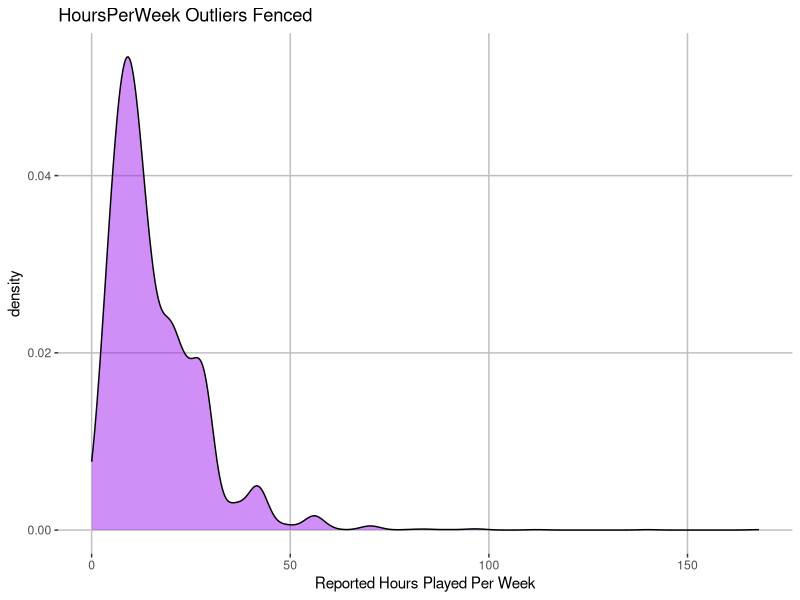
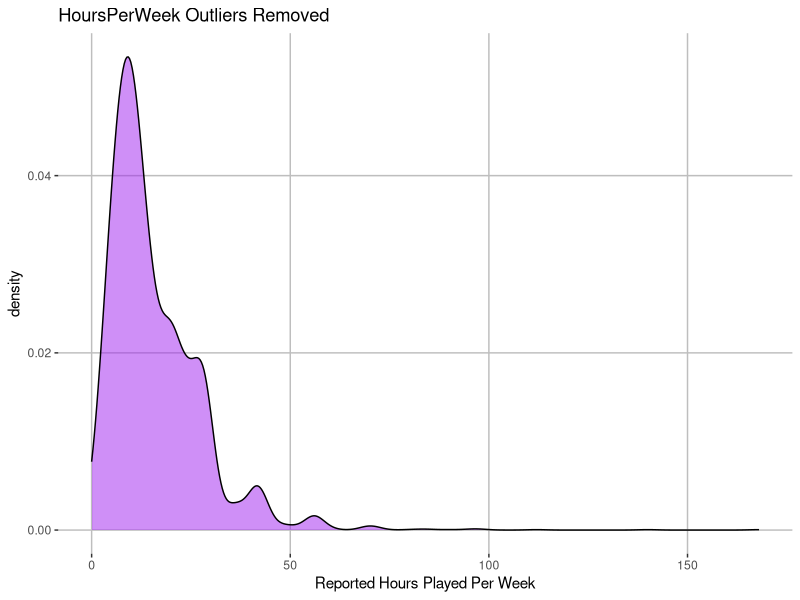
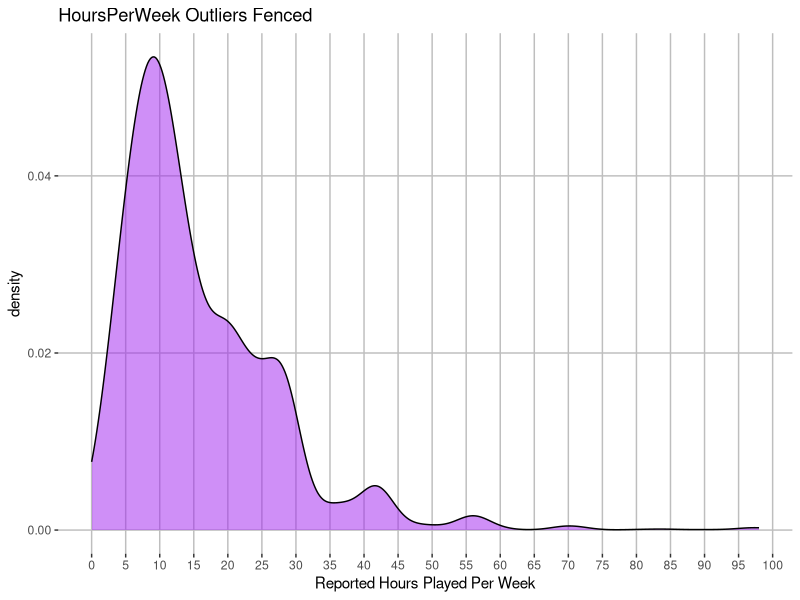
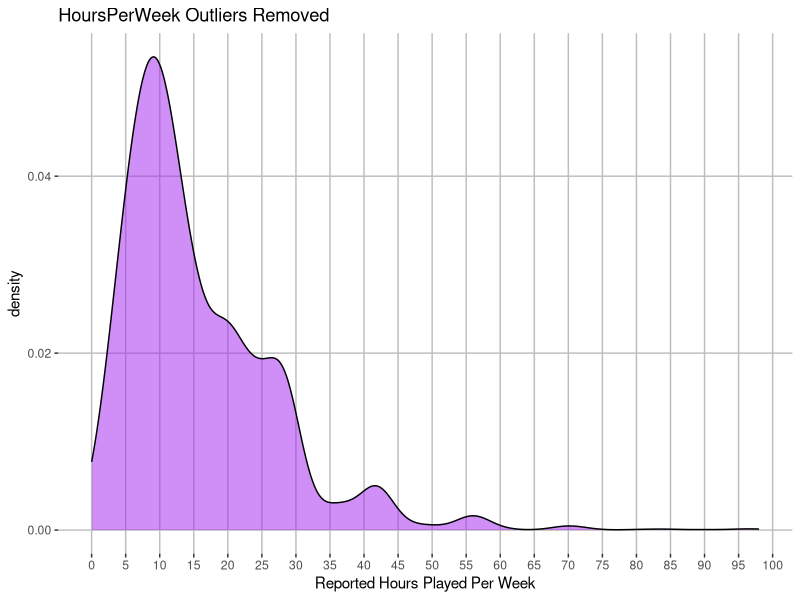
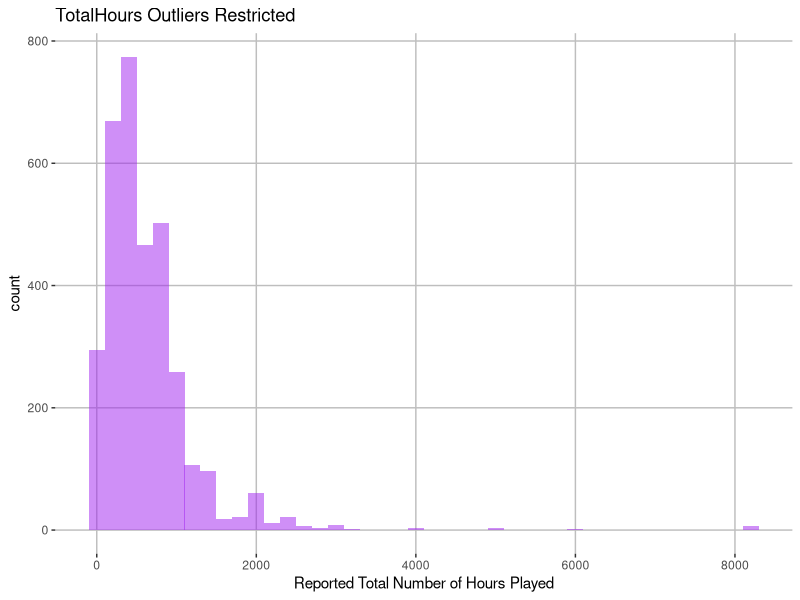
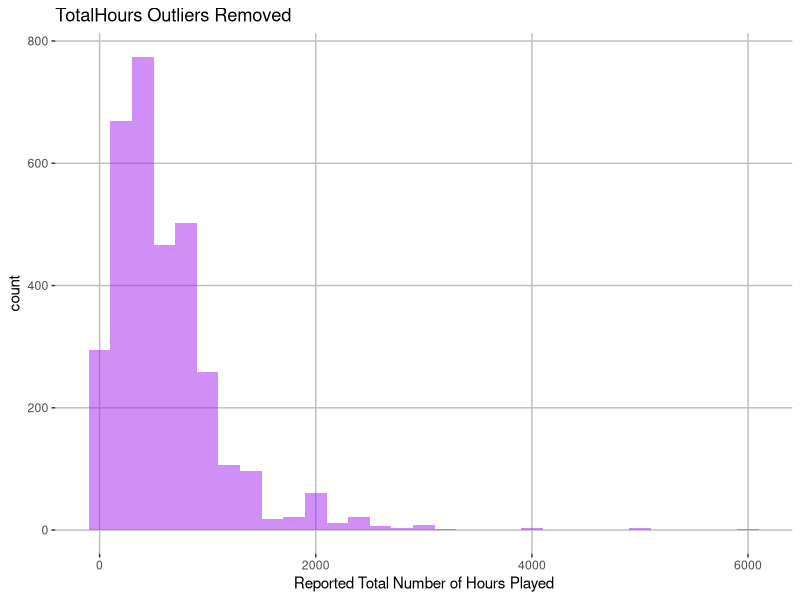
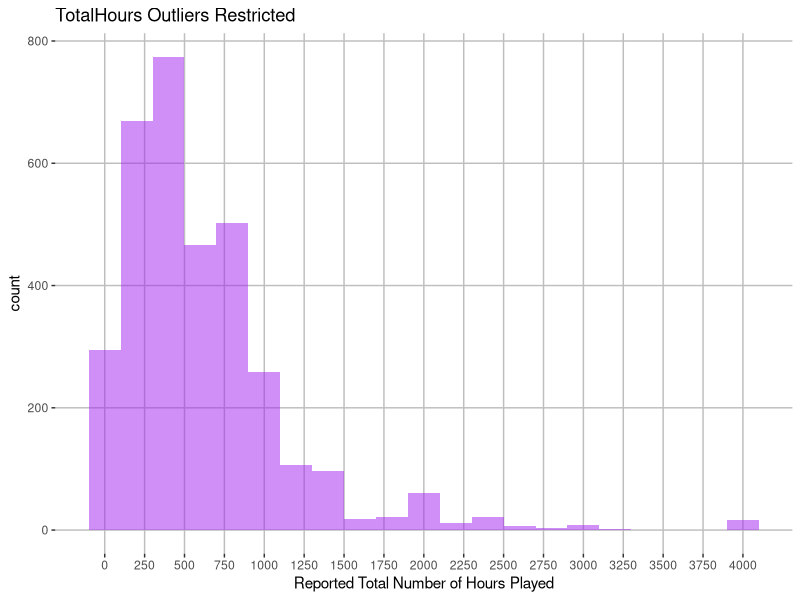
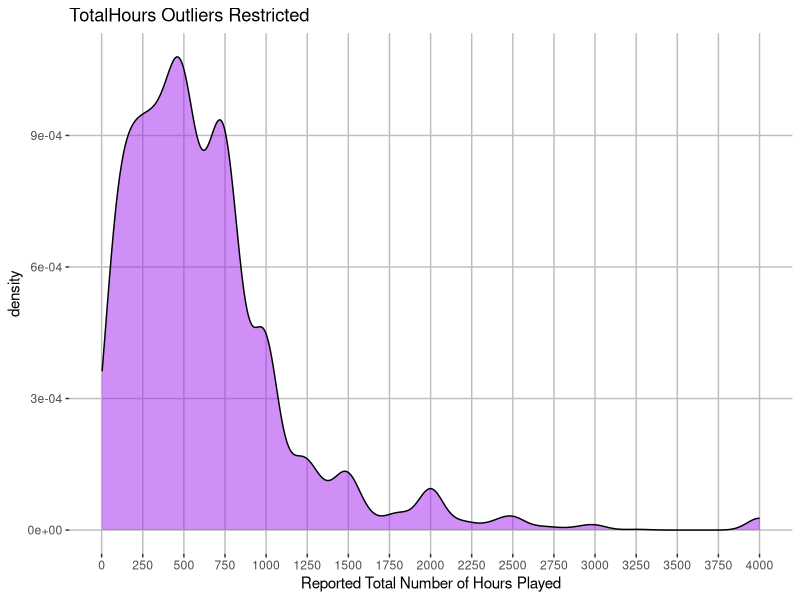

Recreate these plots in R, in order. (Note: this script raises an error after producing the figures.)
## ---- chunk 1

library(tidyverse)

sc <- read.csv('StarCraft2ReplayAnalysis-1.csv')

#Remove professional replays

sc <- filter(sc, sc$LeagueIndex != 8)

#Convert factors back to integers
#Automatically replace "NULL" string values with "NA"

sc$TotalHours <- as.integer(as.character(sc$TotalHours))
sc$HoursPerWeek <- as.integer(as.character(sc$HoursPerWeek))
sc$Age <- as.integer(as.character(sc$Age))

#Add a new variable "League" so that the values in the included "LeagueIndex" variable are associated with the names of each league

rank <- c('Bronze', 'Silver', 'Gold', 'Platinum', 'Diamond', 'Master', 'GrandMaster')
rank <- factor(rank, levels = c('Bronze', 'Silver', 'Gold', 'Platinum', 'Diamond', 'Master', 'GrandMaster'))
sc <- mutate(sc, League = rank[LeagueIndex])

## ---- chunk 2

ggplot(sc, aes(sc$HoursPerWeek)) + geom_density(bw = 2.5, fill = 'purple', alpha = .5) + labs(x = 'Reported Hours Played Per Week', title = 'HoursPerWeek Outliers Fenced') + theme(panel.background = element_rect(fill = 'white'), panel.grid.major =  element_line(color = 'gray'))

ggplot(sc, aes(sc$HoursPerWeek)) + geom_density(bw = 2.5, fill = 'purple', alpha = .5) + labs(x = 'Reported Hours Played Per Week', title = 'HoursPerWeek Outliers Removed') + theme(panel.background = element_rect(fill = 'white'), panel.grid.major =  element_line(color = 'gray'))

## ---- chunk 3

summary(sc$HoursPerWeek)
summary(sc$TotalHours)

## ---- chunk 4

#Restrict "HoursPerWeek" to a maximum value of 98

sc_restrict <- sc
sc_restrict$HoursPerWeek <- ifelse(sc_restrict$HoursPerWeek > 98, 98, sc_restrict$HoursPerWeek)

ggplot(sc_restrict, aes(sc_restrict$HoursPerWeek)) + geom_density(bw = 2.5, fill = 'purple', alpha = .5) + labs(x = 'Reported Hours Played Per Week', title = 'HoursPerWeek Outliers Fenced') + scale_x_continuous(breaks = c(seq(0, 100, by = 5))) + theme(panel.background = element_rect(fill = 'white'), panel.grid.major =  element_line(color = 'gray'))

#Remove data with "HoursPerWeek" values greater than 98

sc_remove <- sc
sc_remove <- filter(sc, HoursPerWeek <= 98)

summary(sc_restrict$HoursPerWeek)
summary(sc_remove$HoursPerWeek)

ggplot(sc_remove, aes(sc_remove$HoursPerWeek)) + geom_density(bw = 2.5, fill = 'purple', alpha = .5) + labs(x = 'Reported Hours Played Per Week', title = 'HoursPerWeek Outliers Removed') + scale_x_continuous(breaks = c(seq(0, 100, by = 5))) + theme(panel.background = element_rect(fill = 'white'), panel.grid.major =  element_line(color = 'gray'))

## ---- chunk 5

#Restrict "TotalHours" to a maximum value of 8,106

sc_restrict$TotalHours <- ifelse(sc_restrict$TotalHours > 8106, 8106, sc_restrict$TotalHours)
summary(sc_restrict$TotalHours)

ggplot(sc_restrict, aes(sc_restrict$TotalHours)) + geom_histogram(binwidth = 200, fill = 'purple', alpha = .5) + labs(x = 'Reported Total Number of Hours Played', title = 'TotalHours Outliers Restricted') + theme(panel.background = element_rect(fill = 'white'), panel.grid.major =  element_line(color = 'gray'))

#Remove data with "TotalHours" values greater than 8,106

sc_remove <- filter(sc_remove, TotalHours <= 8106)
summary(sc_remove$TotalHours)


ggplot(sc_remove, aes(sc_remove$TotalHours)) + geom_histogram(binwidth = 200, fill = 'purple', alpha = .5) + labs(x = 'Reported Total Number of Hours Played', title = 'TotalHours Outliers Removed') + theme(panel.background = element_rect(fill = 'white'), panel.grid.major =  element_line(color = 'gray'))

## ---- chunk 6

#Further restrict "TotalHours" to a maximum value of 4,000

sc_restrict$TotalHours <- ifelse(sc_restrict$TotalHours > 4000, 4000, sc_restrict$TotalHours)
summary(sc_restrict$TotalHours)

ggplot() + geom_histogram(data = sc_restrict, aes(x = sc_restrict$TotalHours), binwidth = 200, fill = 'purple', alpha = .5) + labs(x = 'Reported Total Number of Hours Played', title = 'TotalHours Outliers Restricted') + scale_x_continuous(breaks = c(seq(0, 4000, 250))) + theme(panel.background = element_rect(fill = 'white'), panel.grid.major =  element_line(color = 'gray'))

ggplot() + geom_density(data = sc_restrict, aes(x = sc_restrict$TotalHours), bw = 75, fill = 'purple', alpha = .5) + labs(x = 'Reported Total Number of Hours Played', title = 'TotalHours Outliers Restricted') + scale_x_continuous(breaks = c(seq(0, 4000, 250)))  + theme(panel.background = element_rect(fill = 'white'), panel.grid.major =  element_line(color = 'gray'))

#Further remove data with "TotalHours" values greater than 4,000


sc_remove <- filter(sc_remove, TotalHours <= 4000)
summary(sc_remove$TotalHours)

ggplot() + geom_histogram(data = sc_remove, aes(x = sc_remove$TotalHours), binwidth = 200, fill = 'purple', alpha = .5) + labs(x = 'Reported Total Number of Hours Played', title = 'TotalHours Outliers Removed') + scale_x_continuous(breaks = c(seq(0, 4000, 250))) + theme(panel.background = element_rect(fill = 'white'), panel.grid.major =  element_line(color = 'gray'))

ggplot() + geom_density(data = sc_remove, aes(x = sc_remove$TotalHours), bw = 75, fill = 'purple', alpha = .5) + labs(x = 'Reported Total Number of Hours Played', title = 'TotalHours Outliers Removed') + scale_x_continuous(breaks = c(seq(0, 4000, 250)))  + theme(panel.background = element_rect(fill = 'white'), panel.grid.major =  element_line(color = 'gray'))

## ---- chunk 7

#Continuing the analysis by removing outlier values rather than restricting them

sc <- sc_remove

summary(sc$Age)

ggplot(sc %>% filter(HoursPerWeek < 50), mapping = aes(x = League, y = Age)) + geom_col(alpha= 0.3, color = 'purple') + labs(title='Age vs. League') + theme(panel.background = element_rect(fill = 'white'), panel.grid.major =  element_line(color = 'gray'))

ggplot(sc, aes(sc$Age)) + geom_histogram(binwidth = 1, fill = 'purple', alpha = .5) + scale_x_continuous(breaks = c(seq(10,44, 2))) + labs(x = 'Age of the Participant') + theme(panel.background = element_rect(fill = 'white'), panel.grid.major =  element_line(color = 'gray'))


ggplot(sc, aes(sc$Age)) + geom_density(bw = .5, fill = 'purple', alpha = .5) + labs(x = 'Age of the Participant') + theme(panel.background = element_rect(fill = 'white'), panel.grid.major =  element_line(color = 'gray')) + scale_x_continuous(breaks = c(seq(10,44, 2)))

## ---- chunk 8
summary(sc$APM)

ggplot(sc, aes(sc$APM)) + geom_density(bw = 3, fill = 'purple', alpha = .5) + labs(x = 'Actions Per Minute') + theme(panel.background = element_rect(fill = 'white'), panel.grid.major =  element_line(color = 'gray')) + scale_x_continuous(breaks = c(seq(20,400, 20)))

## ---- chunk 9

ggplot(sc, aes(sc$League, sc$APM)) + geom_boxplot(outlier.color = 'blue', fill = 'purple', alpha = 0.5) + theme(panel.background = element_rect(fill = 'white'), panel.grid.major =  element_line(color = 'gray')) + labs(x = 'League', y = 'Actions per Minute') + scale_y_continuous(breaks = c(seq(0, 400, 25)))

## ---- chunk 10

#Remove data points belonging to Diamond and Master League that have over 275 APM

sc <- sc[!(sc$APM > 275 & sc$League == 'Diamond'),]
sc <- sc[!(sc$APM > 275 & sc$League == 'Master'),]

ggplot(sc, aes(sc$APM)) + geom_density(bw = 3, fill = 'purple', alpha = .5) + labs(x = 'Actions Per Minute') + theme(panel.background = element_rect(fill = 'white'), panel.grid.major =  element_line(color = 'gray')) + scale_x_continuous(breaks = c(seq(20,400, 20)))

## ---- chunk 11

ggplot(sc, aes(sc$League, sc$APM)) + geom_boxplot(outlier.color = 'blue', fill = 'purple', alpha = 0.5) + geom_smooth(method = 'loess', se = FALSE, color = 'blue', size = 1.5, aes(group = 1)) + theme(panel.background = element_rect(fill = 'white'), panel.grid.major =  element_line(color = 'gray')) + labs(x = 'League', y = 'Actions Per Minute') + scale_y_continuous(breaks = c(seq(0, 400, 25)))

## ---- chunk 12

ggplot(sc, aes(sc$League, sc$WorkersMade*88.5*60)) + geom_violin(fill = 'purple', alpha = 0.5, draw_quantiles = c(0.5)) + geom_smooth(method = 'loess', se = FALSE, color = 'blue', size = 1.5, aes(group = 1)) + theme(panel.background = element_rect(fill = 'white'), panel.grid.major =  element_line(color = 'gray')) + labs(x = 'League', y = 'Workers Produced per Minute') + scale_y_continuous(breaks = c(seq(0,30, 2)))

#Display summary statistics for "WorkersMade" for each league

for(league in rank) {
  print(league)
  print(summary(filter(sc, sc$League == league)$WorkersMade*88.5*60))
}

## ---- chunk 13

ggplot(sc, aes(sc$League, sc$MinimapAttacks*88.5*60)) + geom_boxplot(outlier.color = 'blue', fill = 'purple', alpha = 0.5) +  theme(panel.background = element_rect(fill = 'white'), panel.grid.major =  element_line(color = 'gray')) + labs(x = 'League', y = 'Minimap Attack Commands Issued per Minute')


ggplot(sc, aes(sc$League, sc$MinimapRightClicks*88.5*60)) + geom_boxplot(outlier.color = 'blue', fill = 'purple', alpha = 0.5) + theme(panel.background = element_rect(fill = 'white'), panel.grid.major =  element_line(color = 'gray')) + labs(x = 'League', y = 'Minimap Right Clicks Performed per Minute')


## ---- chunk 14

#Remove the "MinimapAttacks" outlier values and convert the values in terms of minutes

sc <- filter(sc, sc$MinimapAttacks <= 0.001003)

ggplot(sc, aes(sc$League, sc$MinimapAttacks*88.5*60)) + geom_boxplot(outlier.color = 'blue', fill = 'purple', alpha = 0.5) + geom_smooth(method = 'loess', se = FALSE, color = 'blue', size = 1.5, aes(group = 1)) + theme(panel.background = element_rect(fill = 'white'), panel.grid.major =  element_line(color = 'gray')) + labs(x = 'League', y = 'Minimap Attack Commands Issued per Minute') + scale_y_continuous(breaks = c(seq(0,7, 0.25)))

for(league in rank) {
  print(league)
  print(summary(filter(sc, sc$League == league)$MinimapAttacks*88.5*60))
}

## ---- chunk 15

#Remove the "MinimapRightClicks" outlier values and convert the values in terms of minutes

sc <- filter(sc, sc$MinimapRightClicks <= 0.0028)

ggplot(sc, aes(sc$League, sc$MinimapRightClicks*88.5*60)) + geom_boxplot(outlier.color = 'blue', fill = 'purple', alpha = 0.5) + geom_smooth(method = 'loess', se = FALSE, color = 'blue', size = 1.5, aes(group = 1)) + theme(panel.background = element_rect(fill = 'white'), panel.grid.major =  element_line(color = 'gray')) + labs(x = 'League', y = 'Minimap Right Clicks Performed per Minute') + scale_y_continuous(breaks = c(seq(0, 15, 1)))

for(league in rank) {
  print(league)
  print(summary(filter(sc, sc$League == league)$MinimapRightClicks*88.5*60))
}

## ---- chunk 16

ggplot(sc, aes(sc$League, sc$AssignToHotkeys*88.5*60)) + geom_boxplot(outlier.color = 'blue', fill = 'purple', alpha = 0.5) + theme(panel.background = element_rect(fill = 'white'), panel.grid.major =  element_line(color = 'gray')) + labs(x = 'League', y = 'Hotkey Assignments Made per Minute')

## ---- chunk 17

#Remove outlier values for the "AssignToHotkeys" variable

sc <- filter(sc, sc$AssignToHotkeys*88.5*60 <= 6.5)

ggplot(sc, aes(sc$League, sc$AssignToHotkeys*88.5*60)) + geom_boxplot(outlier.color = 'blue', fill = 'purple', alpha = 0.5) + geom_smooth(method = 'loess', se = FALSE, color = 'blue', size = 1.5, aes(group = 1)) + theme(panel.background = element_rect(fill = 'white'), panel.grid.major =  element_line(color = 'gray')) + labs(x = 'League', y = 'Hotkey Assignments Made per Minute') + scale_y_continuous(breaks = c(seq(0,7, 0.5)))

for(league in rank) {
  print(league)
  print(summary(filter(sc, sc$League == league)$AssignToHotkeys*88.5*60))
}

## ---- chunk 18

ggplot(sc, aes(sc$League, sc$SelectByHotkeys*88.5*60)) + geom_boxplot(outlier.color = 'blue', fill = 'purple', alpha = 0.5) + theme(panel.background = element_rect(fill = 'white'), panel.grid.major =  element_line(color = 'gray')) + labs(x = 'League', y = 'Hotkey Groups Selected per Minute')

## ---- chunk 19

#Remove outlier values for the "SelectByHotkeys" variable and convert the values in terms of minutes

sc <- filter(sc, sc$SelectByHotkeys*88.5*60 < 150)

ggplot(sc, aes(sc$League, sc$SelectByHotkeys*88.5*60)) + geom_boxplot(outlier.color = 'blue', fill = 'purple', alpha = 0.5) + geom_smooth(method = 'loess', se = FALSE, color = 'blue', size = 1.2, aes(group = 1)) + theme(panel.background = element_rect(fill = 'white'), panel.grid.major =  element_line(color = 'gray')) + labs(x = 'League', y = 'Hotkey Groups Selected per Minute') + scale_y_continuous(breaks = c(seq(0,200, 10)))

for(league in rank) {
  print(league)
  print(summary(filter(sc, sc$League == league)$SelectByHotkeys*88.5*60))
}

## ---- chunk 20

ggplot(sc, aes(sc$League, sc$TotalMapExplored*88.5*60)) + geom_boxplot(outlier.color = 'blue', fill = 'purple', alpha = 0.5) + theme(panel.background = element_rect(fill = 'white'), panel.grid.major =  element_line(color = 'gray')) + labs(x = 'League', y = 'Number of 24x24 Map Grids Explored per Minute')+ scale_y_continuous(breaks = c(seq(0,5, 0.25)))

## ---- chunk 21

#Remove outlier values for the "TotalMapExplored" variable and convert the values in terms of minutes

sc <- filter(sc, sc$TotalMapExplored < 0.00074)

ggplot(sc, aes(sc$League, sc$TotalMapExplored*88.5*60)) + geom_boxplot(outlier.color = 'blue', fill = 'purple', alpha = 0.5) + geom_smooth(method = 'loess', se = FALSE, color = 'blue', size = 1.2, aes(group = 1)) + theme(panel.background = element_rect(fill = 'white'), panel.grid.major =  element_line(color = 'gray')) + labs(x = 'League', y = 'Number of 24x24 Map Grids Explored per Minute') + scale_y_continuous(breaks = c(seq(0,5, 0.25)))

for(league in rank) {
  print(league)
  print(summary(filter(sc, sc$League == league)$TotalMapExplored*88.5*60))
}

## ---- chunk 22

ggplot(sc, aes(sc$League, sc$UniqueUnitsMade*88.5*60)) + geom_boxplot(outlier.color = 'blue', fill = 'purple', alpha = 0.5) + theme(panel.background = element_rect(fill = 'white'), panel.grid.major =  element_line(color = 'gray')) + labs(x = 'League', y = 'Unique Units Made per Minute') + scale_y_continuous(breaks = c(seq(0, 1.1, 0.05)))

## ---- chunk 23

ggplot(sc, aes(sc$League, sc$UniqueUnitsMade*sc$MaxTimeStamp)) + geom_boxplot(outlier.color = 'blue', fill = 'purple', alpha = 0.5) + theme(panel.background = element_rect(fill = 'white'), panel.grid.major =  element_line(color = 'gray')) + labs(x = 'League', y = 'Unique Units Made per Game') + scale_y_continuous(breaks = c(seq(0,15, 1)))

## ---- chunk 24

ggplot(sc, aes(sc$League, sc$ComplexAbilityUsed*88.5*60)) + geom_boxplot(outlier.color = 'blue', fill = 'purple', alpha = 0.5) + theme(panel.background = element_rect(fill = 'white'), panel.grid.major =  element_line(color = 'gray')) + labs(x = 'League', y = 'Targeted Abilities Used per Minute')

ggplot(sc, aes(sc$League, sc$ComplexUnitsMade*88.5*60)) + geom_boxplot(outlier.color = 'blue', fill = 'purple', alpha = 0.5) + theme(panel.background = element_rect(fill = 'white'), panel.grid.major =  element_line(color = 'gray')) + labs(x = 'League', y = 'Advanced Units Produced per Minute')

## ---- chunk 25

#Remove outlier values for "ComplexAbilityUsed" and convert the values in terms of minutes

sc <- filter(sc, sc$ComplexAbilityUsed < 0.00188)

ggplot(sc, aes(sc$League, sc$ComplexAbilityUsed*88.5*60)) + geom_boxplot(outlier.color = 'blue', fill = 'purple', alpha = 0.5) + geom_smooth(method = 'loess', se = FALSE, color = 'blue', size = 1.2, aes(group = 1)) + theme(panel.background = element_rect(fill = 'white'), panel.grid.major =  element_line(color = 'gray')) + labs(x = 'League', y = 'Targeted Abilities Used per Minute') + scale_y_continuous(breaks = c(seq(0,10, 0.5)))

for(league in rank) {
  print(league)
  print(summary(filter(sc, sc$League == league)$ComplexAbilityUsed*88.5*60))
}

## ---- chunk 26

#Remove outlier values for "ComplexUnitsMade" and convert the values in terms of minutes

sc <- filter(sc, sc$ComplexUnitsMade < 0.00075)

ggplot(sc, aes(sc$League, sc$ComplexUnitsMade*88.5*60)) + geom_boxplot(outlier.color = 'blue', fill = 'purple', alpha = 0.5) + geom_smooth(method = 'loess', se = FALSE, color = 'blue', size = 1.2, aes(group = 1)) + theme(panel.background = element_rect(fill = 'white'), panel.grid.major =  element_line(color = 'gray')) + labs(x = 'League', y = 'Advanced Units Produced per Minute') + scale_y_continuous(breaks = c(seq(0,4, 0.25)))

for(league in rank) {
  print(league)
  print(summary(filter(sc, sc$League == league)$ComplexUnitsMade*88.5*60))
}

## ---- chunk 27

ggplot(sc, aes(sc$League, sc$UniqueHotkeys*88.5*60)) + geom_boxplot(outlier.color = 'blue', fill = 'purple', alpha = 0.5) + geom_smooth(method = 'loess', se = FALSE, color = 'blue', size = 1.2, aes(group = 1)) + theme(panel.background = element_rect(fill = 'white'), panel.grid.major =  element_line(color = 'gray')) + labs(x = 'League', y = 'Unique Hotkeys Used per Minute') + scale_y_continuous(breaks = c(seq(0, 2, 0.1)))

#Display summary statistics for "UniqueHotkeys" for each league

for(league in rank) {
  print(league)
  print(summary(filter(sc, sc$League == league)$UniqueHotkeys*88.5*60))
}

## ---- chunk 28

library(corrplot)
library(viridis)

#Visualize correlation coefficients between "Age" and all other variables

compare_age <- data.frame(c(sc[3], sc[6:11], sc[16:17], sc[19:20]))
corr_age <- cor(compare_age)
corrplot.mixed(corr_age, lower = 'number', upper = 'ellipse', col = viridis(256), title = 'Correlations with Player Age', mar=c(0,0,1,0))

#Visualize correlation coefficients between "HoursPerWeek" and all other variables

compare_week <- data.frame(c(sc[4], sc[6:11], sc[16:17], sc[19:20]))
corr_week <- cor(compare_week)
corrplot.mixed(corr_week, lower = 'number', upper = 'ellipse', col = viridis(256), title = 'Correlations with Hours Played per Week', mar=c(0,0,1,0))

#Visualize correlation coefficients between "TotalHours" and all other variables

compare_total <- data.frame(c(sc[5], sc[6:11], sc[16:17], sc[19:20]))
corr_total <- cor(compare_total)
corrplot.mixed(corr_total, lower = 'number', upper = 'ellipse', col = viridis(256), title = 'Correlations with Total Hours Played', mar=c(0,0,1,0))

## ---- chunk 29

ggplot(sc, aes(Age, APM)) + geom_point(color = 'purple', alpha = 0.25) + theme(panel.background = element_rect(fill = 'white'), panel.grid.major =  element_line(color = 'gray')) + labs(x = 'Player Age', y = 'Actions Per Minute') + geom_smooth(method = 'lm', se = FALSE, color = 'blue', size = 1.2, aes(group = 1)) + scale_y_continuous(breaks = c(seq(0, 400, 25)))

ggplot(sc, aes(Age, SelectByHotkeys*88.5*60)) + geom_point(color = 'purple', alpha = 0.25) + theme(panel.background = element_rect(fill = 'white'), panel.grid.major =  element_line(color = 'gray')) + labs(x = 'Player Age', y = 'Hotkey Groups Selected per Minute')  + geom_smooth(method = 'lm', se = FALSE, color = 'blue', size = 1.2, aes(group = 1)) + scale_y_continuous(breaks = c(seq(0,200, 25)))

ggplot(sc, aes(Age, AssignToHotkeys*88.5*60)) + geom_point(color = 'purple', alpha = 0.25) + theme(panel.background = element_rect(fill = 'white'), panel.grid.major =  element_line(color = 'gray')) + labs(x = 'Player Age', y = 'Hotkey Assignments Made per Minute') + geom_smooth(method = 'lm', se = FALSE, color = 'blue', size = 1.2, aes(group = 1)) + scale_y_continuous(breaks = c(seq(0,7, 0.5)))

## ---- chunk 30

ggplot(sc, aes(Age, UniqueHotkeys*88.5*60)) + geom_point(color = 'purple', alpha = 0.25) + theme(panel.background = element_rect(fill = 'white'), panel.grid.major =  element_line(color = 'gray')) + labs(x = 'Player Age', y = 'Unique Hotkeys Used per Minute') + geom_smooth(method = 'lm', se = FALSE, color = 'blue', size = 1.2, aes(group = 1)) + scale_y_continuous(breaks = c(seq(0, 2, 0.1)))

## ---- chunk 31

ggplot(sc, aes(HoursPerWeek, APM)) + geom_point(color = 'purple', alpha = 0.25) + theme(panel.background = element_rect(fill = 'white'), panel.grid.major =  element_line(color = 'gray')) + labs(x = 'Reported Hours Played Per Week', y = 'Actions Per Minute') + geom_smooth(method = 'lm', se = FALSE, color = 'blue', size = 1.2, aes(group = 1)) + scale_y_continuous(breaks = c(seq(0, 400, 25))) + scale_x_continuous(breaks = c(seq(0, 100, by = 5)))

ggplot(sc, aes(HoursPerWeek, SelectByHotkeys*88.5*60)) + geom_point(color = 'purple', alpha = 0.25) + theme(panel.background = element_rect(fill = 'white'), panel.grid.major =  element_line(color = 'gray')) + labs(x = 'Reported Hours Played Per Week', y = 'Hotkey Groups Selected per Minute')  + geom_smooth(method = 'lm', se = FALSE, color = 'blue', size = 1.2, aes(group = 1)) + scale_y_continuous(breaks = c(seq(0,200, 25))) + scale_x_continuous(breaks = c(seq(0, 100, by = 5)))

ggplot(sc, aes(HoursPerWeek, AssignToHotkeys*88.5*60)) + geom_point(color = 'purple', alpha = 0.25) + theme(panel.background = element_rect(fill = 'white'), panel.grid.major =  element_line(color = 'gray')) + labs(x = 'Reported Hours Played Per Week', y = 'Hotkey Assignments Made per Minute') + geom_smooth(method = 'lm', se = FALSE, color = 'blue', size = 1.2, aes(group = 1)) + scale_y_continuous(breaks = c(seq(0,7, 0.5))) + scale_x_continuous(breaks = c(seq(0, 100, 5)))

## ---- chunk 32

ggplot(sc, aes(TotalHours, APM)) + geom_point(color = 'purple', alpha = 0.25) + theme(panel.background = element_rect(fill = 'white'), panel.grid.major =  element_line(color = 'gray')) + labs(x = 'Reported Total Number of Hours Played', y = 'Actions Per Minute') + geom_smooth(method = 'lm', se = FALSE, color = 'blue', size = 1.2, aes(group = 1)) + scale_y_continuous(breaks = c(seq(0, 400, 25))) + scale_x_continuous(breaks = c(seq(0, 4000, 250)))

ggplot(sc, aes(TotalHours, SelectByHotkeys*88.5*60)) + geom_point(color = 'purple', alpha = 0.25) + theme(panel.background = element_rect(fill = 'white'), panel.grid.major =  element_line(color = 'gray')) + labs(x = 'Reported Total Number of Hours Played', y = 'Hotkey Groups Selected per Minute')  + geom_smooth(method = 'lm', se = FALSE, color = 'blue', size = 1.2, aes(group = 1)) + scale_y_continuous(breaks = c(seq(0,200, 25))) +  scale_x_continuous(breaks = c(seq(0, 4000, 250)))

ggplot(sc, aes(TotalHours, AssignToHotkeys*88.5*60)) + geom_point(color = 'purple', alpha = 0.25) + theme(panel.background = element_rect(fill = 'white'), panel.grid.major =  element_line(color = 'gray')) + labs(x = 'Reported Total Number of Hours Played', y = 'Hotkey Assignments Made per Minute') + geom_smooth(method = 'lm', se = FALSE, color = 'blue', size = 1.2, aes(group = 1)) + scale_y_continuous(breaks = c(seq(0,7, 0.5))) +  scale_x_continuous(breaks = c(seq(0, 4000, 250)))

## ---- chunk 33

library(gridExtra)

workers <- ggplot(sc, aes(sc$League, sc$WorkersMade*88.5*60)) + geom_boxplot(outlier.shape = NA, fill = 'purple', alpha = 0.25) + geom_smooth(method = 'loess', se = FALSE, color = 'blue', size = 0.75, aes(group = 1)) + theme(panel.background = element_rect(fill = 'white'), axis.title.x = element_blank(), axis.text.x = element_blank(), axis.ticks.x = element_blank(), axis.title.y = element_blank(), axis.text.y = element_blank(), axis.ticks.y = element_blank(), plot.title = element_text(size = 10)) + labs(title = '1) Workers Produced per Minute')

minimapattacks <- ggplot(sc, aes(sc$League, sc$MinimapRightClicks*88.5*60)) + geom_boxplot(outlier.shape = NA, fill = 'purple', alpha = 0.25) + geom_smooth(method = 'loess', se = FALSE, color = 'blue', size = 1.5, aes(group = 1)) + theme(panel.background = element_rect(fill = 'white'), axis.title.x = element_blank(), axis.text.x = element_blank(), axis.ticks.x = element_blank(), axis.title.y = element_blank(), axis.text.y = element_blank(), axis.ticks.y = element_blank(), plot.title = element_text(size = 10)) + labs(title = '2) Minimap Attacks Commands Issued per Minute') + scale_y_continuous(breaks = c(seq(0, 15, 1)))

minimaprightclicks <- ggplot(sc, aes(sc$League, sc$MinimapRightClicks*88.5*60)) + geom_boxplot(outlier.shape = NA, fill = 'purple', alpha = 0.25) + theme(panel.background = element_rect(fill = 'white'), panel.grid.major =  element_line(color = 'gray')) + labs(x = 'League', y = '3) Minimap Right Clicks Performed per Minute')

assignhotkeys <- ggplot(sc, aes(sc$League, sc$AssignToHotkeys*88.5*60)) + geom_boxplot(outlier.shape = NA, fill = 'purple', alpha = 0.25) + geom_smooth(method = 'loess', se = FALSE, color = 'blue', size = 0.75, aes(group = 1)) + theme(panel.background = element_rect(fill = 'white'), axis.title.x = element_blank(), axis.text.x = element_blank(), axis.ticks.x = element_blank(), axis.title.y = element_blank(), axis.text.y = element_blank(), axis.ticks.y = element_blank(), plot.title = element_text(size = 10)) + labs(title = '4) Hotkey Assignments Made per Minute')

selecthotkeys <- ggplot(sc, aes(sc$League, sc$SelectByHotkeys*88.5*60)) + geom_boxplot(outlier.shape = NA, fill = 'purple', alpha = 0.25) + geom_smooth(method = 'loess', se = FALSE, color = 'blue', size = 0.75, aes(group = 1)) + theme(panel.background = element_rect(fill = 'white'), axis.title.x = element_blank(), axis.text.x = element_blank(), axis.ticks.x = element_blank(), axis.title.y = element_blank(), axis.text.y = element_blank(), axis.ticks.y = element_blank(), plot.title = element_text(size = 10)) + labs(title = '5) Hotkey Groups Selected per Minute')

mapexplored <- ggplot(sc, aes(sc$League, sc$TotalMapExplored*88.5*60)) + geom_boxplot(outlier.shape = NA, fill = 'purple', alpha = 0.25) + geom_smooth(method = 'loess', se = FALSE, color = 'blue', size = 0.75, aes(group = 1)) + theme(panel.background = element_rect(fill = 'white'), axis.title.x = element_blank(), axis.text.x = element_blank(), axis.ticks.x = element_blank(), axis.title.y = element_blank(), axis.text.y = element_blank(), axis.ticks.y = element_blank(), plot.title = element_text(size = 10)) + labs(title = '6) Number of 24x24 Map Grids Explored per Minute')

complexability <- ggplot(sc, aes(sc$League, sc$ComplexAbilityUsed*88.5*60)) + geom_boxplot(outlier.shape = NA, fill = 'purple', alpha = 0.25) + geom_smooth(method = 'loess', se = FALSE, color = 'blue', size = 0.75, aes(group = 1)) + theme(panel.background = element_rect(fill = 'white'), axis.title.x = element_blank(), axis.text.x = element_blank(), axis.ticks.x = element_blank(), axis.title.y = element_blank(), axis.text.y = element_blank(), axis.ticks.y = element_blank(), plot.title = element_text(size = 10)) + labs(title = '7) Targeted Abilities Used per Minute')

complexunits <- ggplot(sc, aes(sc$League, sc$ComplexUnitsMade*88.5*60)) + geom_boxplot(outlier.shape = NA, fill = 'purple', alpha = 0.25) + geom_smooth(method = 'loess', se = FALSE, color = 'blue', size = 0.75, aes(group = 1)) + theme(panel.background = element_rect(fill = 'white'), axis.title.x = element_blank(), axis.text.x = element_blank(), axis.ticks.x = element_blank(), axis.title.y = element_blank(), axis.text.y = element_blank(), axis.ticks.y = element_blank(), plot.title = element_text(size = 10)) + labs(title = '8) Advanced Units Produced per Minute')

uniquehotkeys <- ggplot(sc, aes(sc$League, sc$UniqueHotkeys*88.5*60)) + geom_boxplot(outlier.shape = NA, fill = 'purple', alpha = 0.25) + geom_smooth(method = 'loess', se = FALSE, color = 'blue', size = 0.75, aes(group = 1)) + theme(panel.background = element_rect(fill = 'white'), axis.title.x = element_blank(), axis.text.x = element_blank(), axis.ticks.x = element_blank(), axis.title.y = element_blank(), axis.text.y = element_blank(), axis.ticks.y = element_blank(), plot.title = element_text(size = 10)) + labs(title = '9) Unique Hotkeys Used per Minute')

grid.arrange(workers, minimapattacks, assignhotkeys, selecthotkeys, mapexplored, complexability, complexunits, uniquehotkeys)

## ---- chunk 34

#Commenting out code that was preventing my notebook from knitting

subset <- data.frame(c(sc[3:5], sc[6:8]))
corr_subset <- cor(subset)
corrplot(corr_subset, method = 'number', diag = FALSE, type = 'upper', col = viridis(256), title = 'Significant Correlations Among Skills and Time Variables', mar=c(0,0,1,0))


